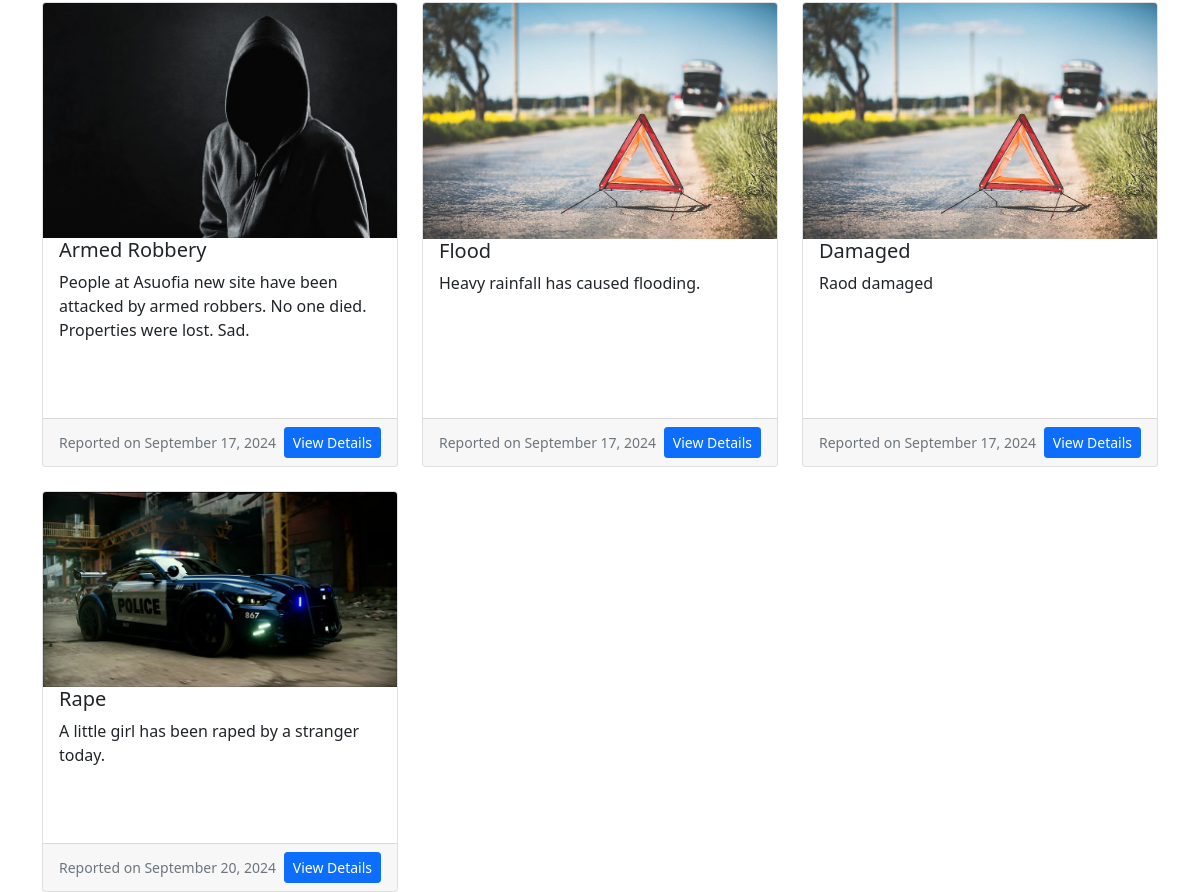
Before: /dashboard/ (signed in, lower part) with the older database file.
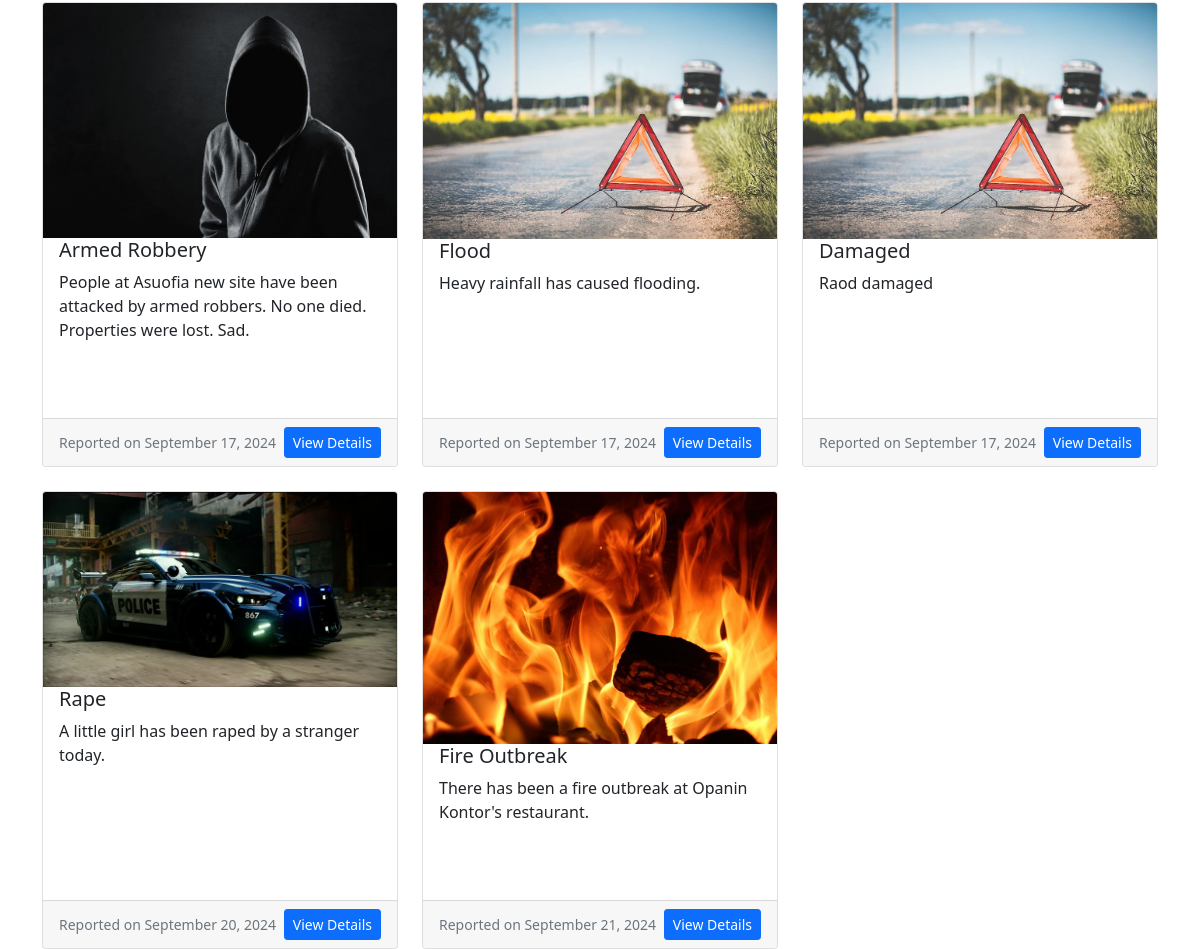
After: the same page with the newer database file.
### reports/models.py (models this page shows, shortened)
class Incident(models.Model):
    STATUS_CHOICES = [
        ('pending', 'Pending'),
        ('approved', 'Approved'),
        ('rejected', 'Rejected'),
        ('escalated', 'Escalated'),
        ('resolved', 'Resolved'),
    ]
    INCIDENT_TYPE_CHOICES = [
        ('theft', 'Theft'),
        ('vandalism', 'Vandalism'),
        ('fire', 'Fire'),
        ('accident', 'Accident'),
        ('emergency', 'Emergency'),
        ('medical', 'Medical'),
        ('police', 'Police'),
        ('other', 'Other'),
]
    title = models.CharField(max_length=200)
    description = models.TextField()
    location = models.CharField(max_length=200)
    incident_type = models.CharField(max_length=100, choices=INCIDENT_TYPE_CHOICES, default='other')
    date_occurred = models.DateTimeField(default=timezone.now)  # This allows users to set the date and time
    date_reported = models.DateTimeField(auto_now_add=True)
    reported_by = models.ForeignKey(User, on_delete=models.CASCADE)
    status = models.CharField(max_length=20, choices=STATUS_CHOICES, default='pending')
    reviewed_by = models.ForeignKey(User, on_delete=models.SET_NULL, null=True, blank=True, related_name='reviewed_incidents')

### reports/views.py (the view)
# urls.py: path('dashboard/', views.dashboard, name='dashboard'),  # Dashboard for logged-in users
@login_required
def dashboard(request):
    incidents = Incident.objects.all()
    return render(request, 'reports/dashboard.html', {'incidents': incidents})

### reports/templates/reports/dashboard.html (shortened to what this page needs)
{% extends 'base.html' %}
{% load static %}
{% block content %}
<div class="dashboard-content mt-5">
    <div class="container">
        <div class="row row-cols-1 row-cols-md-3 g-4">
            {% for incident in incidents %}
            <div class="col">
                <div class="card h-100">
                    <img src="{% static 'images/'|add:incident.incident_type|add:'.jpg' %}" class="card-img-top" alt="{{ incident.incident_type }}">
                    <div class="card-body">
                        <h5 class="card-title">{{ incident.title }}</h5>
                        <p class="card-text">{{ incident.description|truncatewords:20 }}</p>
                    </div>
                    <div class="card-footer d-flex justify-content-between align-items-center">
                        <small class="text-muted">Reported on {{ incident.date_reported|date:"F d, Y" }}</small>
                        <a href="{% url 'incident_detail' incident.id %}" class="btn btn-primary btn-sm">View Details</a>
                    </div>
                </div>
            </div>
            {% empty %}
            <div class="col">
                <div class="alert alert-info" role="alert">
                    No incidents reported yet.
                </div>
            </div>
            {% endfor %}
        </div>
    </div>
</div>
{% endblock %}

### templates/base.html (shortened to what this page needs)
{% load static %}
<!DOCTYPE html>
<html lang="en">
    <link href="https://cdn.jsdelivr.net/npm/bootstrap@5.1.3/dist/css/bootstrap.min.css" rel="stylesheet">
    <link href="{% static 'css/style.css' %}" rel="stylesheet">
    <link rel="stylesheet" href="https://cdnjs.cloudflare.com/ajax/libs/font-awesome/6.0.0-beta3/css/all.min.css">
</head>
<body>
    <main>
        {% block content %}
        {% endblock %}
    </main>
</body>
</html>

### static/css/style.css (style rules this page uses)
body { margin: auto; }
.card { max-height: 600px; margin-top: 60px; padding-top: 0%; padding-bottom: -5px; }
.card-body { padding-top: 0%; }
.h-100 { height: auto; }

Changed rows visible on the page:
added Incident: incident_type (picture), title "Fire Outbreak", description "There has been a fire outbreak at Opanin Kontor's restaurant.", date_reported "September 21, 2024"
